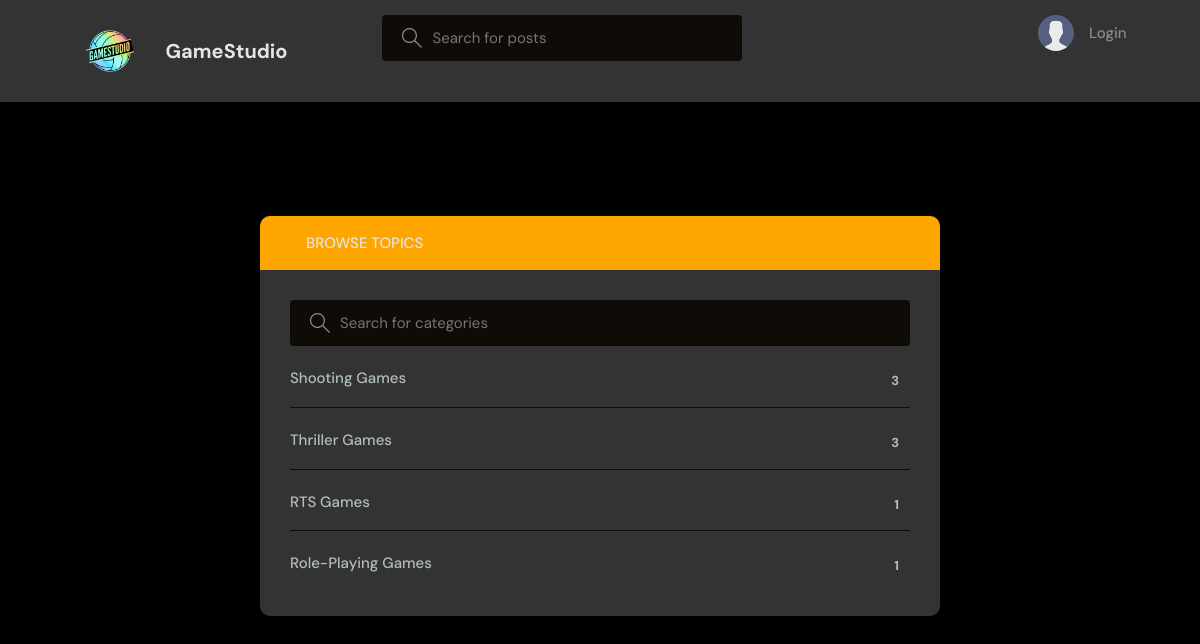
Page /categories/ on the committed database.
### base/models.py (models this page shows, shortened)
class Topic(models.Model):
    name = models.CharField(max_length=200)

### base/views.py (the view)
# urls.py: path('categories/',views.topicPage, name="categories"),
def topicPage(request):
    q=request.GET.get('q') if request.GET.get('q') != None else ''
    topics = Topic.objects.filter(name__icontains=q)
    return render(request, 'base/topics.html', {'topics': topics})

### base/templates/base/topics.html (shortened to what this page needs)
{% extends 'main.html' %}
  {% block content %}
    <main class="create-room layout">
      <div class="container">
        <div class="layout__box">
          <div class="layout__boxHeader">
            <div class="layout__boxTitle">
              <a href="{% url 'home' %}">
                <svg version="1.1" xmlns="http://www.w3.org/2000/svg" width="32" height="32" viewBox="0 0 32 32">
                  <title>arrow-left</title>
                  <path
                    d="M13.723 2.286l-13.723 13.714 13.719 13.714 1.616-1.611-10.96-10.96h27.625v-2.286h-27.625l10.965-10.965-1.616-1.607z"
                  ></path>
                </svg>
              </a>
              <h3>Browse Topics</h3>
            </div>
          </div>
          <div class="topics-page layout__body">
            <form action="" method="GET" class="header__search">
              <label>
                <input name="q" placeholder="Search for categories" />
              </label>
            </form>
            <ul class="topics__list">
              {% for topic in topics %}
              <li>
                <a href="{% url 'home' %}?q={{topic.name}}">{{topic.name}} <span>{{topic.room_set.all.count}}</span></a>
              </li>
              {% endfor %}
            </ul>
          </div>
        </div>
      </div>
    </main>
  {% endblock %}

### static/styles/style.css (style rules this page uses)
:root { --color-main: #FFA500; --color-main-light: #e1f6fb; --color-dark: #333333; --color-dark-medium: #0F0C08; --color-dark-light: #FFA500; --color-light: #e5e5e5; --color-gray: #8b8b8b; --color-light-gray: #b2bdbd; --color-bg: #000000; --color-success: #5dd693; --color-error: #fc4b0b; }
* { font-family: "DM Sans", -apple-system, BlinkMacSystemFont, "Segoe UI", Roboto, Oxygen, Ubuntu, Cantarell, "Open Sans", "Helvetica Neue", sans-serif; margin: 0; padding: 0; box-sizing: border-box; text-rendering: optimizeLegibility; font-size: inherit; }
html { font-size: 56.25%; }
@media only screen and (min-width: 1200px) { html { font-size: 62.5%; } }
body { line-height: 1.6; font-weight: 400; font-size: 1.5rem; color: var(--color-light-gray); background-color: var(--color-bg); min-height: 100vh; }
a { display: inline-block; color: var(--color-main); text-decoration: none; }
.container { max-width: 120rem; width: 90%; margin: auto; }
.header__search > label { background-color: var(--color-dark-medium); padding: 1.3rem 1rem; display: flex; align-items: center; gap: 1rem; border-radius: 4px; }
.header__search svg { fill: var(--color-gray); width: 2rem; height: 2rem; margin-left: 1rem; }
.header__search input { width: 30rem; background: transparent; border: none; outline: none; color: var(--color-light); }
.layout { margin-top: 2.4rem; }
.layout > .container { display: flex; justify-content: space-between; align-items: flex-start; }
.layout__box { width: 90%; max-width: 48rem; min-height: 40rem; position: absolute; top: 50%; left: 50%; transform: translate(-50%, -46%); background-color: var(--color-dark); border-radius: 1rem; box-shadow: 1px 1px 6px 3px rgba(0, 0, 0, 0.1); overflow: hidden; }
.layout__boxHeader { display: flex; padding: 1.5rem; background-color: var(--color-dark-light); }
.layout__boxTitle { display: flex; gap: 1.5rem; align-items: center; }
.layout__boxTitle h3 { text-transform: uppercase; font-weight: 500; color: var(--color-light); }
.layout__boxTitle svg { width: 1.6rem; height: 1.6rem; fill: var(--color-main); }
.layout__body { margin: 3rem; }
.topics__list { list-style: none; }
.topics__list li a { display: flex; justify-content: space-between; margin-bottom: 3rem; font-weight: 500; color: var(--color-light-gray); transition: all 0.3s ease-in-out; }
.topics__list li a span { padding: 0.5rem 1rem; background-color: var(--color-dark); border-radius: 3px; font-size: 1.3rem; font-weight: 700; letter-spacing: 1px; }
.topics-page .topics__list li:not(:last-child) a { margin: 2rem 0; padding-bottom: 1rem; text-decoration: none; border-bottom: 1px solid var(--color-dark-medium); }
.topics-page .header__search { display: block; }
.create-room.layout .layout__box { max-width: 68rem; }

### rows in the picture
Topic: name "Shooting Games", room_set.all.count "3"
Topic: name "Thriller Games", room_set.all.count "3"
Topic: name "RTS Games", room_set.all.count "1"
Topic: name "Role-Playing Games", room_set.all.count "1"
